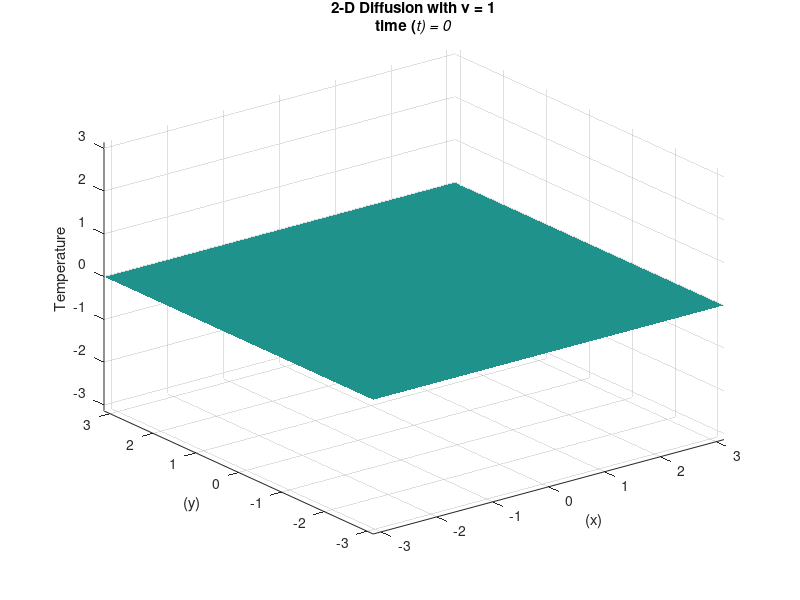

The MATLAB script that drew this image: (Note: this script raises an error after producing the figure.)
%MECE 5397 PROJECT
%Oscar Rodriguez
%10717156   
%
%Project B- Diffusion Equation
%Bc2-4

%Solving Equation Using Explicit Method

%Defining Parameters

clear all
clc

D=1;            %Given difrusivity       
ax=-3.14;       %Lower x Limit
ay=-3.14;       %Lower y Limit  
bx=3.14;        %Upper x limit
by=3.14;        %Upper y Limit

Nxx=10;                           %Number of steps in space(x)
Nyy=10;                           %Number of steps in space(y)       


nt=100;                           %Number of time steps 
delta_t=.1;                      %size time step
h1=6.28/(Nxx-1);                 %Size of space step(x)

x=ax:h1:bx;                        %Range of x(0,2) and specifying the grid points
y=ay:h1:by;                        %Range of y(0,2) and specifying the grid points

lamnda=((2*D*delta_t)/(h1^2));

if lamnda<=.5
    
else
    disp('Given parameters will make calculation blow up')
    return
end

                    
fa=y.*(y-ay).^2;
ga=((y-ay).^2).*cos(3.14.*y/(ay));

UnW=0;                           %x=0 Neumann B.C (du/dn=UnW)
UnE=0;                           %x=L Neumann B.C (du/dn=UnE)
UnS=0;                           %y=0 Neumann B.C (du/dn=UnS)
UnN=0;                           %y=L Neumann B.C (du/n=UnN)

u=zeros(Nxx,Nyy);                  %Preallocating u
un=zeros(Nxx,Nyy);                 %Preallocating un
for it=0:nt
    un=u;
    h=surf(x,y,u);       %plotting the field variable
    shading interp
    axis ([-3.14 3.14 -3.14 3.14 -3.14 3.14])
    title({['2-D Diffusion with {\nu} = ',num2str(D)];['time (\itt) = ',num2str(it*delta_t)]})
    xlabel('(x)')
    ylabel('(y)')
    zlabel('Temperature')
    drawnow; 
    refreshdata(h)
       %Explicit method:
   for j=2:Nyy-1 
    for i=2:Nxx-1
    u(i,j)=un(i,j)+(D*delta_t*(un(i+1,j)-2*un(i,j)+un(i-1,j))/(h1*h1))+(D*delta_t*(un(i,j+1)-2*un(i,j)+un(i,j-1))/(h1*h1));
    %Boundary conditions
    %Dirichlet:
    u(1,:)=ga;
    u(Nxx,:)=fa;
    u(:,Nyy)=fa(10)+((x+3.14)/(6.28)*(ga(10)-fa(10)));
    %Neumann:
    
   u(:,1)=u(:,2)-UnS*h1;
    
   end
   end
   
end